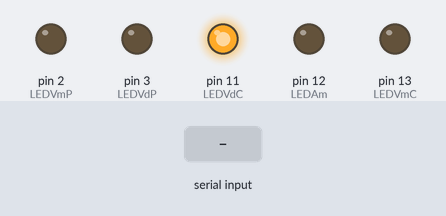
Recording of a sketch running on a simulated Arduino Uno, built with avr-gcc and run on an emulated ATmega328P. Parts: output pins drawn as LEDs (lit = HIGH). The test bench sets the inputs (shaded band).

Above: at 1.2 s.
1.3 s: "L" received over Serial
At 2.0 s:
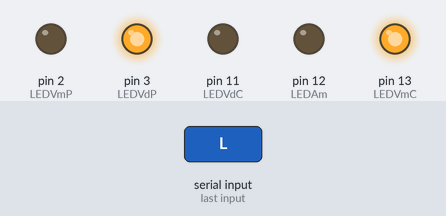
Timing chart, 0 to 8.8 s (numbered marks = the images above; inputs shaded):
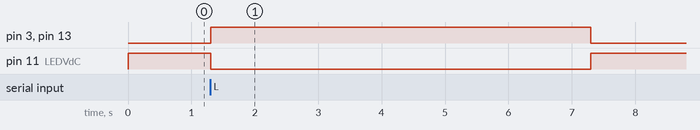

The sketch:

semaforo.ino
```cpp
int LEDVmC = 13;
int LEDAm = 12;
int LEDVdC = 11;
int LEDVmP = 2;
int LEDVdP = 3;
char teclado;

void setup()
{
  Serial.begin(9600);
  pinMode(LEDVmC, OUTPUT); // Vermelho
  pinMode(LEDAm, OUTPUT); // Amarelo
  pinMode(LEDVdC, OUTPUT);  // Verde
  pinMode(LEDVdP, OUTPUT); // Verde Pedestre
  pinMode(LEDVmP, OUTPUT); // Vermelho Pedestre
}

void apagar()
{
  digitalWrite(LEDVmC, LOW);
  digitalWrite(LEDAm, LOW);
  digitalWrite(LEDVdC, LOW);
  digitalWrite(LEDVmP, LOW);
  digitalWrite(LEDVdP, LOW);
}
void loop()
{
  digitalWrite(LEDVdC, HIGH);
  if (Serial.available() > 0){
    teclado = Serial.read();
    if (teclado == 'L' or teclado == 'l'){
      apagar();
      digitalWrite(LEDVmC, HIGH);
      digitalWrite(LEDVdP, HIGH);
      delay(6000);
      digitalWrite(LEDVmC, LOW);
      digitalWrite(LEDVdP, LOW);
    }
  }
}
```

Measured:
- after the input at 1.3 s, pin 3 (LEDVdP), pin 13 (LEDVmC): LOW → HIGH at once, → LOW 6.0 s later; pin 11 (LEDVdC): HIGH → LOW at once, → HIGH 6.0 s later
